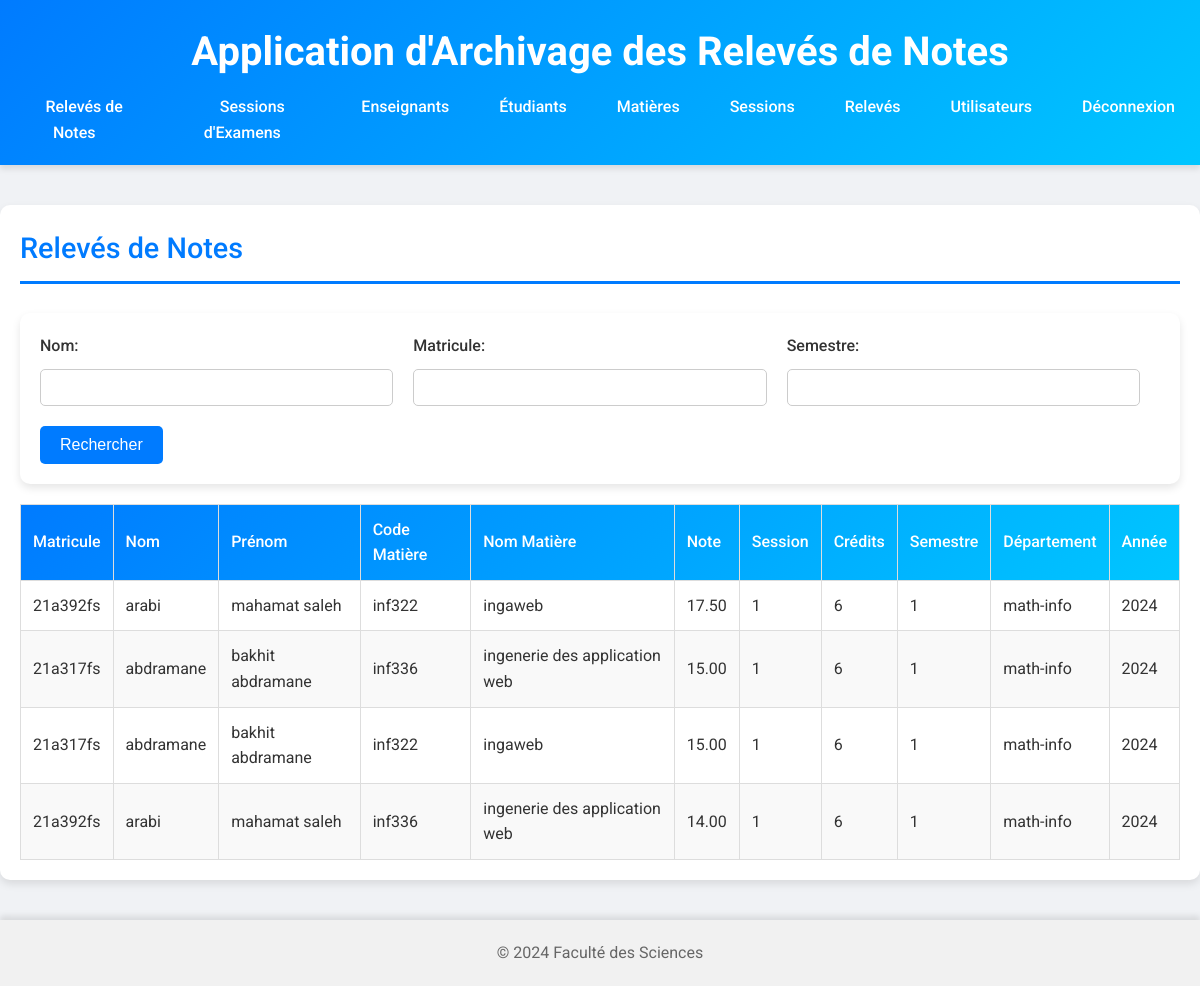
/ingaweb/pages/consult_releves.php (signed in), run on the app's committed database.
### tables this page shows
CREATE TABLE `releves` (
  `id_releve` int(11) NOT NULL,
  `matricule_etudiant` varchar(20) NOT NULL,
  `code_matiere` varchar(20) NOT NULL,
  `note` decimal(5,2) NOT NULL,
  `session` int(11) NOT NULL,
  `semestre` int(11) NOT NULL,
  `departement` varchar(20) NOT NULL,
  `annee` int(11) NOT NULL,
  `matricule_enseignant` varchar(20) NOT NULL,
  `created_at` timestamp NOT NULL DEFAULT current_timestamp()
);

CREATE TABLE `etudiants` (
  `matricule_etudiant` varchar(20) NOT NULL,
  `nom` varchar(20) NOT NULL,
  `prenom` varchar(20) NOT NULL,
  `date_naissance` date NOT NULL,
  `created_at` timestamp NOT NULL DEFAULT current_timestamp()
);

CREATE TABLE `matieres` (
  `code_matiere` varchar(10) NOT NULL,
  `nom_matiere` varchar(100) NOT NULL,
  `credit` int(11) NOT NULL,
  `created_at` timestamp NOT NULL DEFAULT current_timestamp()
);

CREATE TABLE `sessions` (
  `session` int(11) NOT NULL,
  `date_debut` date NOT NULL,
  `date_fin` date NOT NULL,
  `created_at` timestamp NOT NULL DEFAULT current_timestamp()
);

### ingaweb/templates/tables/table_consult_releves.php (the view)
<table>
    <thead>
        <tr>
            <th>Matricule</th>
            <th>Nom</th>
            <th>Prénom</th>
            <th>Code Matière</th>
            <th>Nom Matière</th>
            <th>Note</th>
            <th>Session</th>
            <th>Crédits</th>
            <th>Semestre</th>
            <th>Département</th>
            <th>Année</th>
        </tr>
    </thead>
    <tbody>
        <?php foreach ($releves as $releve) { ?>
            <tr>
                <td><?php echo htmlspecialchars($releve['matricule']); ?></td>
                <td><?php echo htmlspecialchars($releve['nom']); ?></td>
                <td><?php echo htmlspecialchars($releve['prenom']); ?></td>
                <td><?php echo htmlspecialchars($releve['code_matiere']); ?></td>
                <td><?php echo htmlspecialchars($releve['nom_matiere']); ?></td>
                <td><?php echo htmlspecialchars($releve['note']); ?></td>
                <td><?php echo htmlspecialchars($releve['session']); ?></td>
                <td><?php echo htmlspecialchars($releve['credit']); ?></td>
                <td><?php echo htmlspecialchars($releve['semestre']); ?></td>
                <td><?php echo htmlspecialchars($releve['departement']); ?></td>
                <td><?php echo htmlspecialchars($releve['annee']); ?></td>
            </tr>
        <?php } ?>
    </tbody>
</table>

### ingaweb/pages/consult_releves.php (shortened to what this page needs)
<?php
include("../includes/config_bd.php");
$filters = [];
$sqlConditions = [];
$sqlCondition = !empty($sqlConditions) ? ' AND ' . implode(' AND ', $sqlConditions) : '';
$sel = 'SELECT e.matricule_etudiant AS matricule, e.nom, e.prenom, m.code_matiere, m.nom_matiere, m.credit, s.session, r.note, r.semestre, r.departement, r.annee
        FROM releves AS r
        JOIN etudiants AS e ON r.matricule_etudiant = e.matricule_etudiant
        JOIN matieres AS m ON r.code_matiere = m.code_matiere
        JOIN sessions AS s ON r.session = s.session
        WHERE 1=1 ' . $sqlCondition;
$requete = $bd->prepare($sel);
$requete->execute();
$releves = $requete->fetchAll(PDO::FETCH_ASSOC);
?>
<!DOCTYPE html>
<html lang="fr">
<head>
    <link rel="stylesheet" href="../css/styles.css">
</head>
<body>
    <?php include("../includes/header.php"); ?>
    <div class="consultation">
        <h3>Relevés de Notes</h3>
        <form class="filter-form" method="post" action="consult_releves.php">
            <div class="form-group">
                <label for="nom">Nom:</label>
                <input type="text" id="nom" name="nom" value="<?php echo isset($filters['nom']) ? htmlspecialchars($filters['nom']) : ''; ?>">
            </div>
            <div class="form-group">
                <label for="matricule">Matricule:</label>
                <input type="text" id="matricule_etudiant" name="matricule_etudiant" value="<?php echo isset($filters['matricule_etudiant']) ? htmlspecialchars($filters['matricule_etudiant']) : ''; ?>">
            </div>
            <div class="form-group">
                <label for="semestre">Semestre:</label>
                <input type="text" id="semestre" name="semestre" value="<?php echo isset($filters['semestre']) ? htmlspecialchars($filters['semestre']) : ''; ?>">
            </div>
            <button type="submit">Rechercher</button>
        </form>
        <?php include("../templates/tables/table_consult_releves.php"); ?>
    </div>
    <?php include("../includes/footer.php"); ?>
</body>
</html>

### ingaweb/includes/header.php
<header>
    <h1>Application d'Archivage des Relevés de Notes</h1>
    <nav>
        <ul>
            <li><a href="../pages/consult_releves.php">Relevés de Notes</a></li>
            <li><a href="../pages/consult_sessions.php">Sessions d'Examens</a></li>
            <?php if (isset($_SESSION['role']) && $_SESSION['role'] === 'admin') { ?>
                <li><a href="../pages/enseignants.php">Enseignants</a></li>
                <li><a href="../pages/etudiants.php">Étudiants</a></li>
                <li><a href="../pages/matieres.php">Matières</a></li>
                <li><a href="../pages/sessions.php">Sessions</a></li>
                <li><a href="../pages/releves.php">Relevés</a></li>
                <li><a href="../pages/users.php">Utilisateurs</a></li>
            <?php } elseif (isset($_SESSION['role']) && $_SESSION['role'] === 'enseignant') { ?>
                <li><a href="../pages/releves.php">Relevés</a></li>
            <?php } ?>
            <li><a href="../logout.php">Déconnexion</a></li>
        </ul>
    </nav>
</header>

### ingaweb/includes/footer.php
<footer>
    <p>&copy; 2024 Faculté des Sciences</p>
</footer>

### ingaweb/css/styles.css (style rules this page uses)
body { font-family: 'Roboto', sans-serif; margin: 0; padding: 0; background-color: #f0f2f5; color: #333; line-height: 1.6; display: flex; flex-direction: column; min-height: 100vh; }
header { background: linear-gradient(135deg, #007bff, #00c6ff); color: white; padding: 20px 0; text-align: center; box-shadow: 0 4px 6px rgba(0, 0, 0, 0.1); }
header h1 { margin: 0; font-size: 2.5rem; font-weight: 700; }
nav ul { list-style: none; padding: 0; margin: 10px 0 0; display: flex; justify-content: center; }
nav ul li { margin: 0 15px; }
nav ul li a { color: white; text-decoration: none; font-weight: 500; padding: 5px 10px; transition: color 0.3s ease, background-color 0.3s ease; border-radius: 5px; }
.consultation { max-width: 1200px; margin: 40px auto; padding: 20px; background-color: white; box-shadow: 0 4px 8px rgba(0, 0, 0, 0.1); border-radius: 10px; }
.consultation h3 { margin-top: 0; font-size: 1.8rem; border-bottom: 3px solid #007bff; padding-bottom: 10px; color: #007bff; font-weight: 500; }
table { width: 100%; border-collapse: collapse; margin-top: 20px; }
table thead { background: linear-gradient(135deg, #007bff, #00c6ff); color: white; }
table th, table td { padding: 12px; text-align: left; border: 1px solid #ddd; }
table th { font-weight: 500; }
table tbody tr:nth-child(even) { background-color: #f9f9f9; }
button { display: inline-block; padding: 10px 20px; font-size: 1rem; color: white; background-color: #007bff; border: none; border-radius: 5px; cursor: pointer; transition: background-color 0.3s ease, transform 0.3s ease; }
input[type="text"], input[type="email"], input[type="password"], input[type="date"] { width: calc(100% - 24px); max-width: 400px; padding: 10px; margin: 8px 0; box-sizing: border-box; border: 1px solid #ccc; border-radius: 5px; transition: border-color 0.3s ease; }
.filter-form { display: flex; flex-wrap: wrap; justify-content: space-between; align-items: flex-end; margin-bottom: 20px; background-color: #fff; padding: 20px; border-radius: 10px; box-shadow: 0 4px 8px rgba(0, 0, 0, 0.1); }
.filter-form .form-group { flex: 1 1 calc(33.333% - 20px); margin-bottom: 15px; }
.filter-form .form-group label { display: block; margin-bottom: 5px; font-weight: 500; }
.form-group { margin-bottom: 15px; }
.form-group label { display: block; margin-bottom: 5px; font-weight: 500; }
.form-group input, .form-group select { width: calc(100% - 20px); max-width: 400px; padding: 10px; margin: 5px 0; box-sizing: border-box; border: 1px solid #ccc; border-radius: 5px; transition: border-color 0.3s ease; }
footer { background-color: #f1f1f1; padding: 20px 0; text-align: center; margin-top: auto; box-shadow: 0 -4px 6px rgba(0, 0, 0, 0.1); }
footer p { margin: 0; color: #666; }

### data on the page
releves: matricule_etudiant.matricule_etudiant "21a392fs", matricule_etudiant.nom "arabi", matricule_etudiant.prenom "mahamat saleh", code_matiere.code_matiere "inf322", code_matiere.nom_matiere "ingaweb", note "17.50", session.session "1", code_matiere.credit "6", semestre "1", departement "math-info", annee "2024"
releves: matricule_etudiant.matricule_etudiant "21a317fs", matricule_etudiant.nom "abdramane", matricule_etudiant.prenom "bakhit abdramane", code_matiere.code_matiere "inf336", code_matiere.nom_matiere "ingenerie des application web", note "15.00", session.session "1", code_matiere.credit "6", semestre "1", departement "math-info", annee "2024"
releves: matricule_etudiant.matricule_etudiant "21a317fs", matricule_etudiant.nom "abdramane", matricule_etudiant.prenom "bakhit abdramane", code_matiere.code_matiere "inf322", code_matiere.nom_matiere "ingaweb", note "15.00", session.session "1", code_matiere.credit "6", semestre "1", departement "math-info", annee "2024"
releves: matricule_etudiant.matricule_etudiant "21a392fs", matricule_etudiant.nom "arabi", matricule_etudiant.prenom "mahamat saleh", code_matiere.code_matiere "inf336", code_matiere.nom_matiere "ingenerie des application web", note "14.00", session.session "1", code_matiere.credit "6", semestre "1", departement "math-info", annee "2024"
